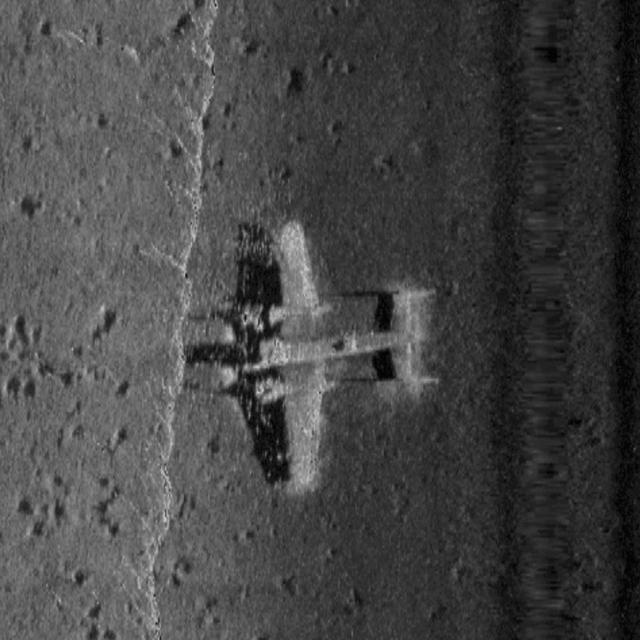
#> input picture data/KLSG_adaptive/valid/images/000010_jpg.rf.efb6cf8c3257d078e4fffc1451283b5b.jpg, 640 x 640 px, found by its file name
$ python test_histogram.py
#> lines starting #> are read from the running program, lines starting #| are printed output that depends on the picture; long printed decimals are rounded
### src/preprocessing/histogram.py
"""
EchoTrace - Histogram Analysis

Basic intensity analysis for Side-Scan Sonar imagery.
"""

from pathlib import Path
import matplotlib.pyplot as plt
import cv2
import numpy as np


def load_grayscale(image_path: str | Path) -> np.ndarray:
    """
    Load a sonar image as an 8-bit grayscale NumPy array.

    Parameters
    ----------
    image_path : str | Path
        Path to the input image.

    Returns
    -------
    np.ndarray
        Grayscale image.

    Raises
    ------
    FileNotFoundError
        If the image cannot be loaded.
    """

    image_path = Path(image_path)

    image = cv2.imread(
        str(image_path),
        cv2.IMREAD_GRAYSCALE
    )
#> image is the input picture: shape (640, 640); min 0, max 205, mean 69.2

    if image is None:
        raise FileNotFoundError(
            f"Could not load image: {image_path}"
        )

    return image

# [184 lines left out: functions calculate_histogram, calculate_statistics, calculate_entropy, analyze_image, save_histogram_plot, calculate_local_histograms, not called in this run]

def calculate_local_anomalies(
    image: np.ndarray,
    grid_size: tuple[int, int] = (4, 4)
) -> list[dict]:
    """
    Calculate local intensity anomaly scores.

    Each region is compared against the global image mean
    and standard deviation.

    Returns
    -------
    list[dict]
        Statistics and anomaly score for each region.
    """
#> called with grid_size = (4, 4)

    global_mean = float(np.mean(image))
#> global_mean = 69.19
    global_std = float(np.std(image))
#> global_std = 32.42

    if global_std == 0:
        global_std = 1.0

    rows, cols = grid_size
    height, width = image.shape
#> height = 640; width = 640

    region_height = height // rows
#> region_height = 160
    region_width = width // cols
#> region_width = 160

    anomalies = []

    for row in range(rows):
        for col in range(cols):

            y_start = row * region_height
            y_end = (row + 1) * region_height if row < rows - 1 else height

            x_start = col * region_width
            x_end = (col + 1) * region_width if col < cols - 1 else width

            region = image[y_start:y_end, x_start:x_end]

            local_mean = float(np.mean(region))
            local_std = float(np.std(region))

            anomaly_score = abs(local_mean - global_mean) / global_std

            anomalies.append({
                "row": row,
                "col": col,
                "mean": local_mean,
                "std": local_std,
                "anomaly_score": float(anomaly_score),
            })
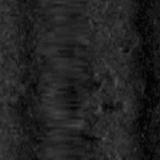
#> region: shape (160, 160); min 0, max 81, mean 34.1
#> after the loop, anomalies = 16 items

    return anomalies

### test_histogram.py

from src.preprocessing.histogram import (
    load_grayscale,
    calculate_local_anomalies,
)

image = load_grayscale(r"C:\Users\Siddhartha\Desktop\EchoTrace\data\KLSG\archive\valid\images\000010_jpg.rf.efb6cf8c3257d078e4fffc1451283b5b.jpg")

anomalies = calculate_local_anomalies(image)
#> anomalies = 16 items

for region in anomalies:
    print(region)
#> this loop made 16 passes
#| {'row': 0, 'col': 0, 'mean': 97.102, 'std': 12.532, 'anomaly_score': 0.8609}
#| {'row': 0, 'col': 1, 'mean': 80.494, 'std': 22.662, 'anomaly_score': 0.3487}
#| {'row': 0, 'col': 2, 'mean': 51.395, 'std': 8.420, 'anomaly_score': 0.5489}
#| {'row': 0, 'col': 3, 'mean': 34.328, 'std': 11.875, 'anomaly_score': 1.075}
#| {'row': 1, 'col': 0, 'mean': 99.996, 'std': 12.660, 'anomaly_score': 0.9502}
#| {'row': 1, 'col': 1, 'mean': 88.498, 'std': 33.870, 'anomaly_score': 0.5956}
#| {'row': 1, 'col': 2, 'mean': 56.797, 'std': 17.980, 'anomaly_score': 0.3823}
#| {'row': 1, 'col': 3, 'mean': 35.145, 'std': 11.400, 'anomaly_score': 1.050}
#> (further printed lines are left out)

$ run again, with data/KLSG_adaptive/valid/images/000008_jpg.rf.9fcda58b0c5acab328c191a8bd4ebd7d.jpg copied over data/KLSG_adaptive/valid/images/000010_jpg.rf.efb6cf8c3257d078e4fffc1451283b5b.jpg
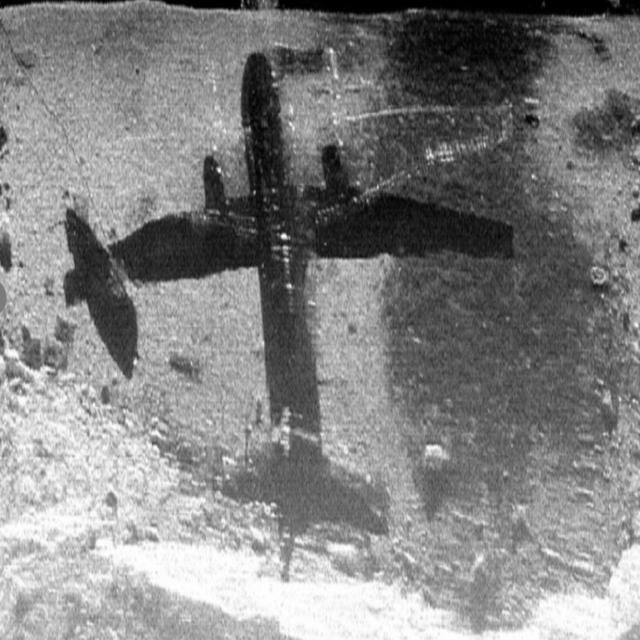
#> input picture data/KLSG_adaptive/valid/images/000008_jpg.rf.9fcda58b0c5acab328c191a8bd4ebd7d.jpg, 640 x 640 px, found by its file name
#> in load_grayscale, image is the input picture: shape (640, 640); min 0, max 255, mean 131.4
#> global_mean = 131.4
#> global_std = 61.99
#> after the loop in calculate_local_anomalies, `for row in range(rows):`:
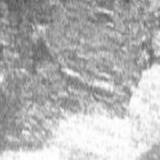
#> region: shape (160, 160); min 81, max 255, mean 180.1
#> after the loop in calculate_local_anomalies, `for row in range(rows):`: anomalies = 16 items
#> the loop `for region in anomalies:` made 16 passes
#| {'row': 0, 'col': 0, 'mean': 137.860, 'std': 30.987, 'anomaly_score': 0.1045}
#| {'row': 0, 'col': 1, 'mean': 114.363, 'std': 49.824, 'anomaly_score': 0.2745}
#| {'row': 0, 'col': 2, 'mean': 67.410, 'std': 45.118, 'anomaly_score': 1.032}
#| {'row': 0, 'col': 3, 'mean': 80.365, 'std': 46.528, 'anomaly_score': 0.823}
#| {'row': 1, 'col': 0, 'mean': 138.194, 'std': 56.790, 'anomaly_score': 0.1099}
#> (further printed lines are left out)

$ run again, with data/KLSG_adaptive/valid/images/000041_jpg.rf.cdc982398ad34aea28aa660cd2ac6ed0.jpg copied over data/KLSG_adaptive/valid/images/000010_jpg.rf.efb6cf8c3257d078e4fffc1451283b5b.jpg
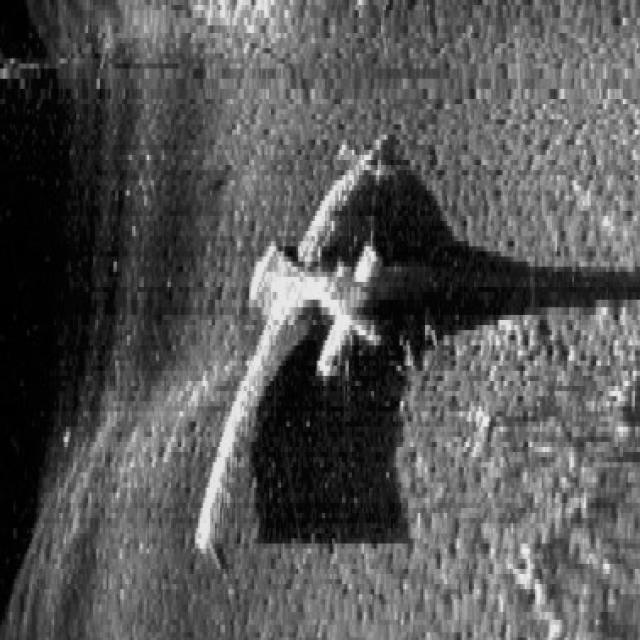
#> input picture data/KLSG_adaptive/valid/images/000041_jpg.rf.cdc982398ad34aea28aa660cd2ac6ed0.jpg, 640 x 640 px, found by its file name
#> in load_grayscale, image is the input picture: shape (640, 640); min 0, max 243, mean 85.4
#> global_mean = 85.38
#> global_std = 51.87
#> after the loop in calculate_local_anomalies, `for row in range(rows):`:
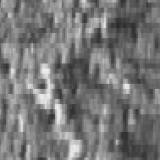
#> region: shape (160, 160); min 38, max 243, mean 118.6
#> after the loop in calculate_local_anomalies, `for row in range(rows):`: anomalies = 16 items
#> the loop `for region in anomalies:` made 16 passes
#| {'row': 0, 'col': 0, 'mean': 48.820, 'std': 39.545, 'anomaly_score': 0.7047}
#| {'row': 0, 'col': 1, 'mean': 111.710, 'std': 35.165, 'anomaly_score': 0.5077}
#| {'row': 0, 'col': 2, 'mean': 92.439, 'std': 23.522, 'anomaly_score': 0.1362}
#| {'row': 0, 'col': 3, 'mean': 118.445, 'std': 25.932, 'anomaly_score': 0.6375}
#| {'row': 1, 'col': 0, 'mean': 20.721, 'std': 24.093, 'anomaly_score': 1.246}
#> (further printed lines are left out)

$ run again, with data/KLSG_adaptive/valid/images/000074_jpg.rf.a3b1f80cc9cbb52615000900fc2034ca.jpg copied over data/KLSG_adaptive/valid/images/000010_jpg.rf.efb6cf8c3257d078e4fffc1451283b5b.jpg
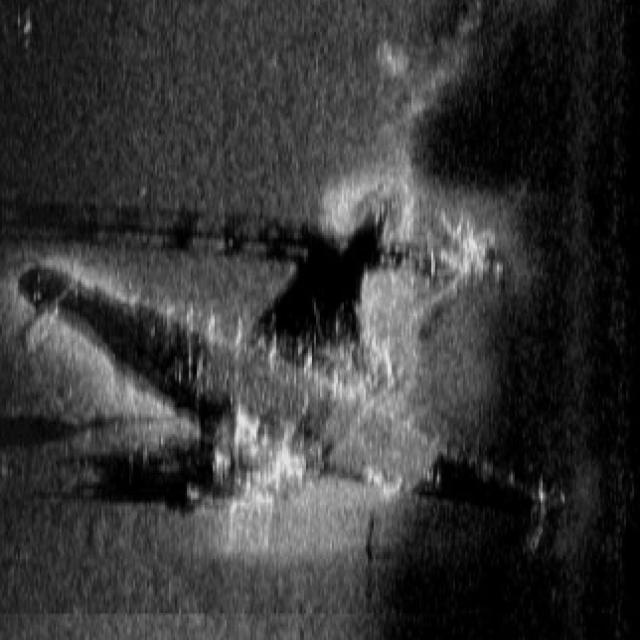
#> input picture data/KLSG_adaptive/valid/images/000074_jpg.rf.a3b1f80cc9cbb52615000900fc2034ca.jpg, 640 x 640 px, found by its file name
#> in load_grayscale, image is the input picture: shape (640, 640); min 0, max 235, mean 55
#> global_mean = 54.96
#> global_std = 44.88
#> after the loop in calculate_local_anomalies, `for row in range(rows):`:
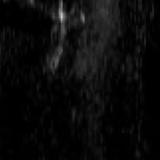
#> region: shape (160, 160); min 0, max 206, mean 10.3
#> after the loop in calculate_local_anomalies, `for row in range(rows):`: anomalies = 16 items
#> the loop `for region in anomalies:` made 16 passes
#| {'row': 0, 'col': 0, 'mean': 36.602, 'std': 12.262, 'anomaly_score': 0.409}
#| {'row': 0, 'col': 1, 'mean': 59.116, 'std': 10.486, 'anomaly_score': 0.0927}
#| {'row': 0, 'col': 2, 'mean': 64.499, 'std': 29.078, 'anomaly_score': 0.2127}
#| {'row': 0, 'col': 3, 'mean': 12.452, 'std': 10.480, 'anomaly_score': 0.9472}
#| {'row': 1, 'col': 0, 'mean': 52.623, 'std': 33.162, 'anomaly_score': 0.05199}
#> (further printed lines are left out)
